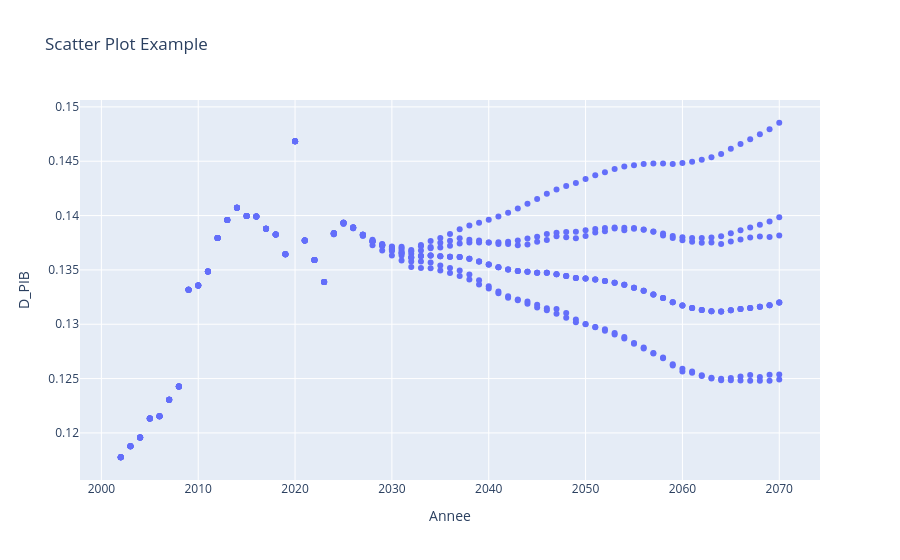

The code cell stored with this chart in its notebook:
### Code cell
# Scatter plot
fig = px.scatter(
    df,
    x=df['Annee'],
    y=df['D_PIB'],
    #text='label',  # Optional: display labels on points
    title='Scatter Plot Example'
)

fig.show()

### Figure 1 — Plotly figure (JSON) as saved in the notebook; plotly's stock layout.template omitted (floating-point values rounded to 4 significant figures; data arrays with more than 128 entries replaced by an {"elided": "..."} marker saying what was removed)
{"data": [{"hovertemplate": "Annee=%{x}<br>D_PIB=%{y}<extra></extra>", "legendgroup": "", "marker": {"color": "#636efa", "symbol": "circle"}, "mode": "markers", "name": "", "orientation": "v", "showlegend": false, "type": "scatter", "x": {"elided": "552 int values"}, "xaxis": "x", "y": {"elided": "552 float values"}, "yaxis": "y"}], "layout": {"legend": {"tracegroupgap": 0}, "title": {"text": "Scatter Plot Example"}, "xaxis": {"anchor": "y", "domain": [0, 1], "title": {"text": "Annee"}}, "yaxis": {"anchor": "x", "domain": [0, 1], "title": {"text": "D_PIB"}}}}
